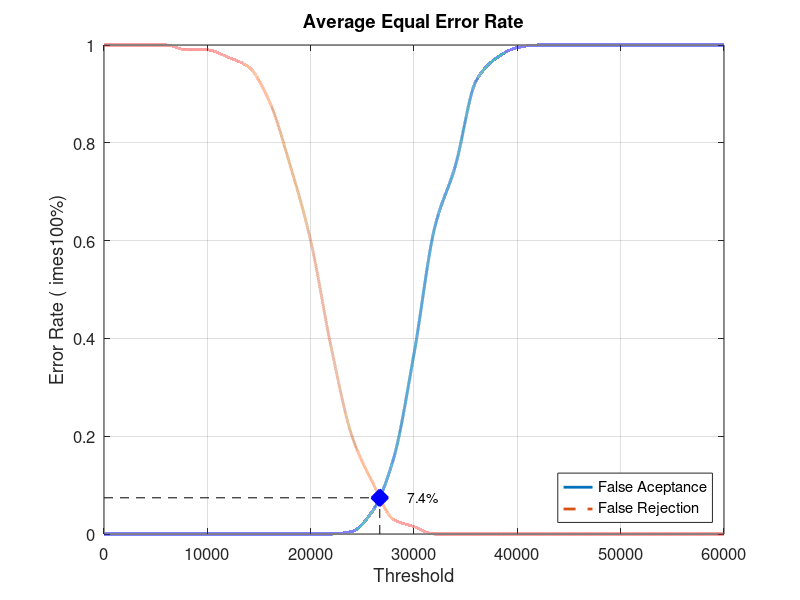
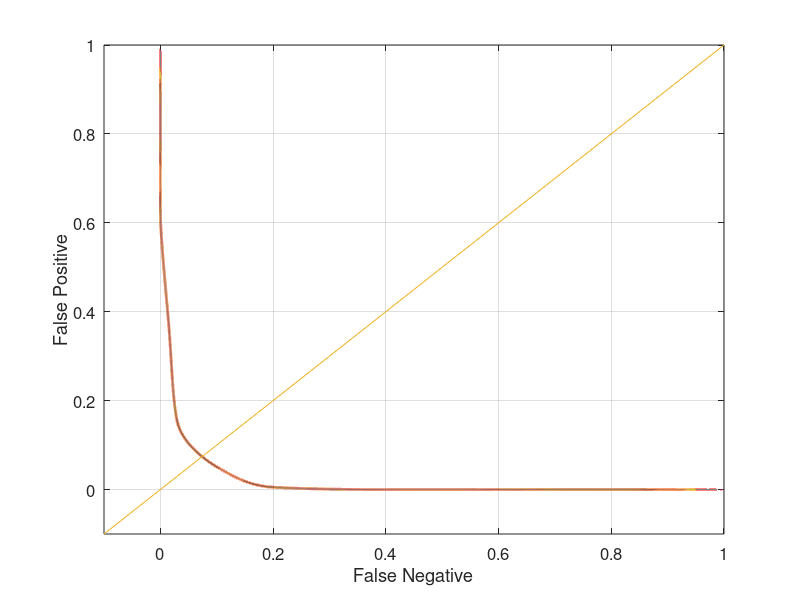

The MATLAB script that drew these images, in order:
close all;
clear;
clc;
x = 0:2000:60000;
xq = 0:0.5:60000;

y0 = [0 0 0 0 0 0 0 0 0 0 0 0 0.00526316 0.0473684 0.152632 0.368421 0.626316 0.752632 0.926316 0.973684 0.994737 1 1 1 1 1 1 1 1 1 1]
yy0 = interp1(x, y0, xq, 'pchip');
y1 = [1 1 1 1 0.99 0.99 0.975 0.955 0.885 0.755 0.6 0.38 0.2 0.105 0.03 0.015 0 0 0 0 0 0 0 0 0 0 0 0 0 0 0]
yy1 = interp1(x, y1, xq, 'pchip');

% Calculating EER: 
y2 = abs(y0 - y1);
find(y2 == min(y2))
yy2 = abs(yy0 - yy1);
xEER = find(yy2 == min(yy2));
xEERIndex = xq(xEER) % X-axis EER
yEER = yy0(xEER) % Y-axis EER

main = figure
plot(xq, yy0,'-','LineWidth', 2);	hold on
plot(xq, yy1,'--','LineWidth', 2);	hold on
plot([xEERIndex xEERIndex], [0 yEER], 'k--');	hold on
plot([0 xEERIndex], [yEER yEER], 'k--');	hold on
plot(xEERIndex, yEER, 'bx', 'LineWidth', 10);	hold on
text(xEERIndex + 10 * xEERIndex / 100, yEER, [num2str(round((10000 * yEER)) / 100) '%'])
legend('False Aceptance', 'False Rejection', 'Location', 'SouthEast')
xlabel('Threshold')
ylabel('Error Rate (	imes100%)')
title('Average Equal Error Rate')
set(gca, 'FontSize', 12)
axis([0 60000 0 1])
grid on

print(main, 'Database3_1Main', '-dpng');
FNRxFPR = figure('Color', [1 1 1]);
plot(yy1, yy0, '-', yy1, yy0, 'LineWidth', 2);
hold on
y = -0.1:0.1:1
plot(y, y); 
set(gca, 'FontSize', 12)
xlabel('False Negative')
ylabel('False Positive')
axis([-0.1 1 -0.1 1])
set(gca, 'FontSize', 12)
grid on

print(FNRxFPR, 'Database3_1FNRxFPR','-dpng');
